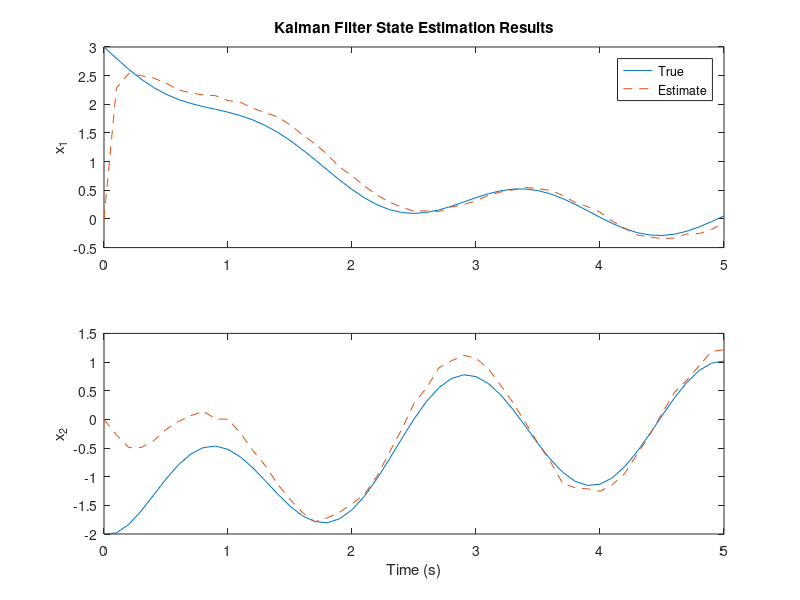

This figure's MATLAB source:
%MATLAB Solution Code
close all %Close all figures
clear % Clear all variables and functions
clc %Clear the Command Window

dt = 0.1; %(s) timestep
t = 0:dt:5; %(s) discrete time vector
N = length(t); %Number of simulation timesteps

u = 4*sin(3*t); %(V) true (but unknown) input
um = u + 0.5*randn(size(u)); % **** noisy (but known) input

%True (but unknown) state-space system
A = [0,1;-2,-3];
B = [0;1];
C = [1,0];
D = 0;

Fd = expm([A*dt,B*dt;zeros(1,3)]);
Ad = Fd(1:2,1:2);
Bd = Fd(1:2,3);

% **** Inaccurate model of the true state-space system
Am = [0.1, 1; -1.6, -3.2];
Bm = [-0.1;1.2];
Cm = [1,0];
Dm = 0;
 
Fdm = expm([Am*dt,Bm*dt;zeros(1,3)]);
Adm = Fdm(1:2,1:2);
Bdm = Fdm(1:2,3);
% 
%True (but unknown) initial conditions
x = [3;-2];

%Initial state-prediction
xHat = [0;0];

%Initial state-covariance prediction
PHat = eye(size(Am));

%Kalman filter tuning matrices
Q = diag([0.02,0.02]); % **** Process noise covariance
R = 0.3; % *** Sensor noise covariance 

%Allocate memory to store the state-variables
xVec = zeros(2,N); %True (but unknown) state variables
yVec = zeros(1,N); %True (but unknown) state variables
xHatVec = zeros(2,N); %Kalman-filter estimated state variables

%Simulate the true system in the same FOR loop as the Kalman filter
for ii = 1:N
    %Simulate the true (but unknown) system
    xVec(:,ii) = x; %Store the true (but unknown) state
    y = C*x +D*u(ii); %True (but unknown) position of the output
    yVec(1,ii) = y;

    ym = y + 0.1*randn; % **** Noisy measurement of the output

    x = Ad*x + Bd*u(ii); %Update the true (but unknown) state at t_(k+1).
    
    %Run the Kalman filter
    xHatVec(:,ii) = xHat; %Store the Kalman filter's state estimate at t_k.
    
    %Model prediction at time t(ii): 
    % with inaccurate matricies Adm, Bdm, Cm, Dm and noicy input um(ii)
    xp = Adm*xHat + Bdm*um(ii); %Step 1: Model prediction of the state
    Pp = Ad*PHat*Ad' + Q; %Step 2: Model prediction of the state-covariance
    yp = Cm*xHat + Dm*um(ii); %Step 3: Model's prediction of the output
    
    %Sensor correction
    S = Cm*Pp*Cm' + R; %Sept 4:

    sK = Pp*C'*S^(-1); %Step 5: Kalman gain
    xHat = xp + sK*(ym - yp); %Step 6: Kalman filter's estimate of the state.

    % The Kalman filter calculates an estimate 𝑥Hat of the state by comparing
    % the model's prediction 𝑦𝑝 with the sensor's measurement 𝑦m of the output.
    % The larger the difference, the more the correction is applied to the state
    % estimate 𝑥Hat.
    % The Kalman gain sK, which is a function of the model and sensor covariance, 
    % is the correction gain. If the sensor is more certain than the model, the 
    % Kalman gain sK will correct the state towards the sensor's prediction. 
    % If the model is more certain than the sensor, the Kalman gain sk will 
    % correct the state towards the model's prediction 𝑥𝑝.

    PHat = (eye(size(A))-sK*C)*Pp; %Step 7: Kalman's estimate of state-covariance
end

% %Plot the results
% figure; clf
% subplot(211)
% plot(t, xVec(1,:), t, xVec(2,:),'--')
% ylabel('x')
% legend('x_1','x_2')
% title('Simulating State Space System')
% 
% subplot(212)
% plot(t,yVec(1,:),'--')
% ylabel('y')
% xlabel('Time (s)')


%Plot the results
figure; clf
subplot(211)
plot(t, xVec(1,:), t, xHatVec(1,:),'--')
ylabel('x_1')
legend('True','Estimate')
title('Kalman Filter State Estimation Results')

subplot(212)
plot(t,xVec(2,:), t, xHatVec(2,:),'--')
ylabel('x_2')
xlabel('Time (s)')
